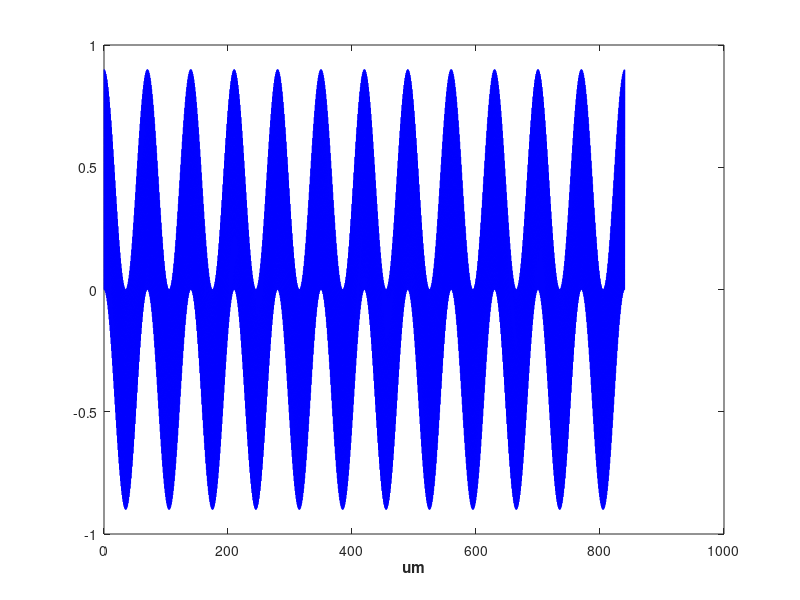
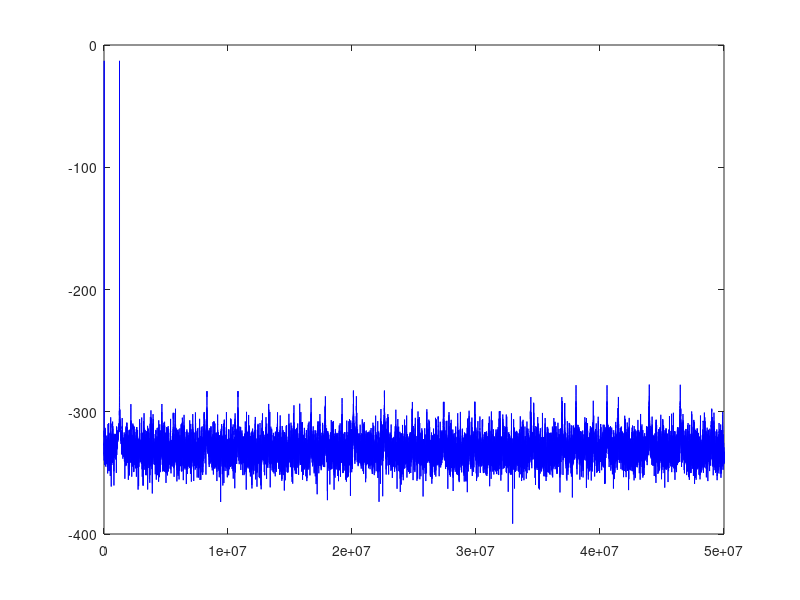

Here is the MATLAB script that generated these plots, in order:
format long g
format compact
clc
close all
clearvars

full_path = mfilename('fullpath');
[startpath,  filename, ext] = fileparts(full_path);
plot_num = 1;

commandwindow;

%% setup the example

pixels_per_um = 100;                                 % number of pixels per um

sample_rate = (pixels_per_um * 1e6);                % spatial resolution
spatial_step = 1/sample_rate;

fprintf('pixels_per_um = %10.5f\n', pixels_per_um);
fprintf('sample_rate (px/meter) = %d\n', sample_rate);
fprintf('spatial_step (meter/px) = %10.9f\n', spatial_step);
fprintf('spatial_step (um/px) = %10.9f\n', spatial_step*1e6);

% create example data set
% cos operates on the cycle of 0->2pi
% to create a sin wave the repeats every 70um we need to map 70um to 2pi
% 0->1 where 1 represents 70um
s = 70e-6;                              % m
w = (1/s);
num_cycles = 12;

data = 0.9*cos(2*pi*w*(0:spatial_step:(num_cycles*s-spatial_step)));
data2 = 0.9*cos(2*pi*(1/8e-7)*(0:spatial_step:(num_cycles*s-spatial_step)));

data = (data+data2)/2;

num_data = size(data, 2);

image_size = spatial_step * num_data;
fprintf('image_size (um) = %10.9f\n', image_size);             % current setup: 1 pixel == 400nm/0.4um/


%%
figure;
plot(spatial_step*(0:num_data-1)*1e6, data,'b')
% plot((0:num_data-1), data,'b')

xlabel('um', 'fontweight','bold');

%%
% https://www.physicsforums.com/threads/spatial-frequency-of-pixels-in-an-fft-transformed-image.679406/

fft_half = floor(num_data/2);

S = (0:num_data-1);

Y = fft(data)/num_data;

Y_abs = 20*log10(abs((Y))) + 1e-6;

Y_abs(isinf(Y_abs)) = -200;

figure;
% plot(S(1:fft_half)*(1/(spatial_step*1e6))*2*pi*pixels_per_um, Y_abs(1:fft_half), 'b')
plot(S(1:fft_half)*(sample_rate/num_data), Y_abs(1:fft_half), 'b')




